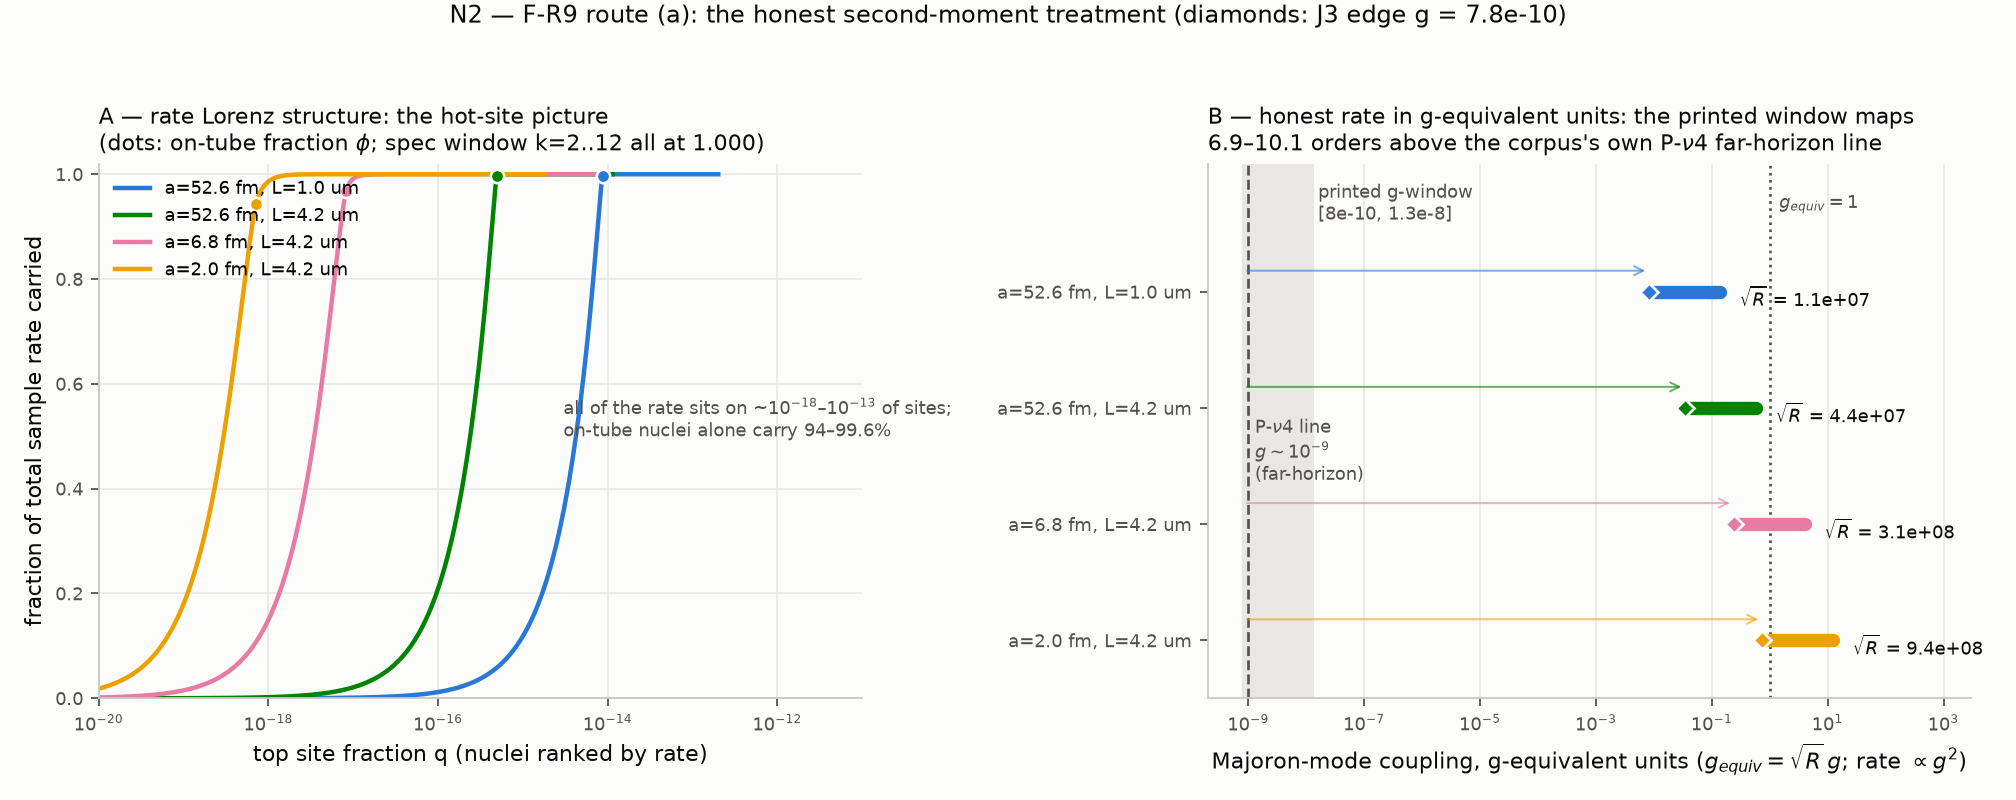

This figure's Python source:
#!/usr/bin/env python3
"""N2 figure: panel A — rate Lorenz structure (cumulative share of the sample rate
vs top site fraction, 4 h21 anchors); panel B — the honest-rate propagation in
g-equivalent units vs the corpus's printed window and P-nu4 line.
Palette: dataviz reference categorical slots 1-4, validated (validate_palette.js,
light mode: PASS; contrast WARN discharged by direct labels)."""

import json
import numpy as np
import matplotlib
matplotlib.use("Agg")
import matplotlib.pyplot as plt

from n2_secondmoment import (ANCHORS, FM_PER_UM, make_h_table, build_g_table,
                             lorenz_quadrature, G_WINDOW, G_J3_EDGE, G_PNU4)

COLORS = ["#2a78d6", "#008300", "#e87ba4", "#eda100"]
INK = "#0b0b0b"
INK2 = "#52514e"

res = json.load(open("/home/user/fork_frankensim/analysis/gum-sandbox/"
                     "tier7-program/N2/n2_results.json"))

fig, (axA, axB) = plt.subplots(1, 2, figsize=(12.6, 5.0), dpi=160)
fig.patch.set_facecolor("#fcfcfb")

# ---------------- panel A: Lorenz curves -------------------------------------------
h_tabs = {r0: make_h_table(r0) for r0 in (1.0, 2.0)}
labels_short = ["a=52.6 fm, L=1.0 um", "a=52.6 fm, L=4.2 um",
                "a=6.8 fm, L=4.2 um", "a=2.0 fm, L=4.2 um"]
for i, (a, r0, L_um, _, label) in enumerate(ANCHORS):
    sg, hg = h_tabs[r0]
    dg, gg, dmax = build_g_table(a, r0, sg, hg, extent_r0=100.0)
    L = L_um * FM_PER_UM
    rho_L = 1.0 / L ** 2
    phi = np.pi * a ** 2 / L ** 2
    C, q, J2, _ = lorenz_quadrature(dg, gg, rho_L, a)
    sel = q > 1e-22
    axA.plot(q[sel], C[sel], color=COLORS[i], lw=2, label=labels_short[i])
    axA.plot([phi], [np.interp(a, dg, C)], marker="o", ms=6, color=COLORS[i],
             mec="#fcfcfb", mew=1.2, zorder=5)
axA.set_xscale("log")
axA.set_xlim(1e-20, 1e-11)
axA.set_ylim(0, 1.02)
axA.set_xlabel("top site fraction q (nuclei ranked by rate)", color=INK)
axA.set_ylabel("fraction of total sample rate carried", color=INK)
axA.set_title("A — rate Lorenz structure: the hot-site picture\n"
              "(dots: on-tube fraction $\\phi$; spec window k=2..12 all at 1.000)",
              fontsize=10, color=INK, loc="left")
axA.legend(frameon=False, fontsize=8, loc="upper left")
axA.grid(True, which="major", color="#e8e7e3", lw=0.7)
axA.set_axisbelow(True)
axA.annotate("all of the rate sits on ~$10^{-18}$–$10^{-13}$ of sites;\n"
             "on-tube nuclei alone carry 94–99.6%",
             xy=(3e-15, 0.5), fontsize=8, color=INK2)

# ---------------- panel B: propagation to g-equivalent -----------------------------
y = np.arange(len(ANCHORS))[::-1]
axB.axvspan(G_WINDOW[0], G_WINDOW[1], color="#e8e7e3", zorder=0)
axB.text(1.6e-8, 3.62, "printed g-window\n[8e-10, 1.3e-8]",
         ha="left", fontsize=8, color=INK2)
axB.axvline(G_PNU4, color=INK2, lw=1.2, ls="--")
axB.text(1.3e-9, 1.38, "P-$\\nu$4 line\n$g\\sim10^{-9}$\n(far-horizon)",
         ha="left", fontsize=8, color=INK2)
axB.axvline(1.0, color=INK2, lw=1.2, ls=":")
axB.text(1.45, 3.72, "$g_{equiv}=1$", fontsize=8, color=INK2)
for i, entry in enumerate(res["G3_propagation"]):
    lo = entry["g_equiv"]["window_low_8e-10"]["g_equiv"]
    hi = entry["g_equiv"]["window_top_1.3e-8"]["g_equiv"]
    j3 = entry["g_equiv"]["J3_edge_7.8e-10"]["g_equiv"]
    axB.plot([lo, hi], [y[i], y[i]], color=COLORS[i], lw=6,
             solid_capstyle="round", zorder=3)
    axB.plot([j3], [y[i]], marker="D", ms=6, color=COLORS[i], mec="#fcfcfb",
             mew=1.2, zorder=5)
    axB.annotate(f"$\\sqrt{{R}}$ = {entry['sqrtR']:.2g}", (hi * 2.2, y[i] - 0.06),
                 fontsize=8, color=INK, va="center")
    # connector from printed window to honest band
    axB.annotate("", xy=(lo, y[i] + 0.18), xytext=(G_WINDOW[0], y[i] + 0.18),
                 arrowprops=dict(arrowstyle="->", color=COLORS[i], lw=0.9, alpha=0.6))
axB.set_yticks(y)
axB.set_yticklabels(labels_short, fontsize=8, color=INK)
axB.set_xscale("log")
axB.set_xlim(2e-10, 3e3)
axB.set_ylim(-0.5, 4.1)
axB.set_xlabel("Majoron-mode coupling, g-equivalent units "
               "($g_{equiv}=\\sqrt{R}\\,g$; rate $\\propto g^2$)", color=INK)
axB.set_title("B — honest rate in g-equivalent units: the printed window maps\n"
              "6.9–10.1 orders above the corpus's own P-$\\nu$4 far-horizon line",
              fontsize=10, color=INK, loc="left")
axB.grid(True, which="major", axis="x", color="#e8e7e3", lw=0.7)
axB.set_axisbelow(True)

for ax in (axA, axB):
    ax.set_facecolor("#fcfcfb")
    for s in ("top", "right"):
        ax.spines[s].set_visible(False)
    for s in ("left", "bottom"):
        ax.spines[s].set_color("#c9c8c2")
    ax.tick_params(colors=INK2, labelsize=8)

fig.suptitle("N2 — F-R9 route (a): the honest second-moment treatment "
             "(diamonds: J3 edge g = 7.8e-10)", fontsize=11, color=INK, y=0.995)
fig.tight_layout(rect=(0, 0, 1, 0.96))
out = ("/home/user/fork_frankensim/analysis/gum-sandbox/tier7-program/N2/n2_fig.png")
fig.savefig(out, facecolor=fig.get_facecolor())
print("wrote", out)
